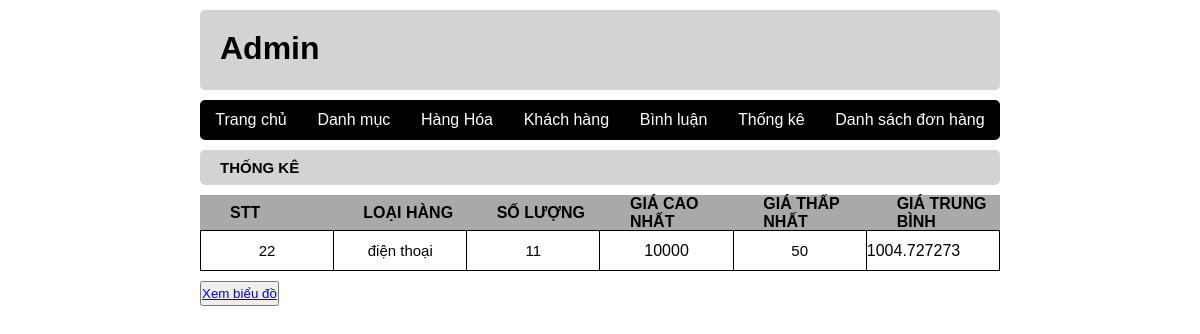
The page /admin/index.php?act=thongke on the database its author committed.
### tables this page shows
CREATE TABLE `catalog` (
  `id` int(10) NOT NULL,
  `name` varchar(255) NOT NULL
);

### model/pdo.php (called while the page is built, shortened)
<?php
function pdo_get_connection(){
    $dburl = "mysql:host=localhost;dbname=project;charset=utf8";
    $username = 'root';
    $password = '';
    $conn = new PDO($dburl, $username, $password);
    $conn->setAttribute(PDO::ATTR_ERRMODE, PDO::ERRMODE_EXCEPTION);
    return $conn;
}
function pdo_query($sql){
    $sql_args = array_slice(func_get_args(), 1);
    try{
        $conn = pdo_get_connection();
        $stmt = $conn->prepare($sql);
        $stmt->execute($sql_args);
        $rows = $stmt->fetchAll();
        return $rows;
    }
    catch(PDOException $e){
        throw $e;
    }
    finally{
        unset($conn);
    }
}

### model/cart.php (called while the page is built, shortened)
  <?php
function loadall_thongke(){
  $sql = "SELECT catalog.id as iddm,catalog.name as tendm,count(product.id) as soluong,max(product.price) as maxprice,min(product.price) as minprice,avg(product.price) as tbprice FROM product left join catalog on catalog.id=product.idcatalog";
  $sql.= " ORDER BY catalog.id DESC";
  return pdo_query($sql);
}
  ?>

### admin/thongke/list.php (the view)
<div class="listcatalog">
    <h3 class="look">THỐNG KÊ</h3>
    <table>
        <div class="nametable">
            <p>STT</p>
            <p>LOẠI HÀNG</p>
            <p>SỐ LƯỢNG</p>
            <p>GIÁ CAO NHẤT</p>
            <p>GIÁ THẤP NHẤT</p>
            <p>GIÁ TRUNG BÌNH</p>
        </div>
        <?php
            foreach ($listthongke as $thongke) {
                extract($thongke);
                echo '
                    <tr class="infotable">
                        <td class="id">'.$iddm.'</td>
                        <td class="name">'.$tendm.'</td>
                        <td class="name">'.$soluong.'</td>
                        <td class="hinh">'.$maxprice.'</td>
                        <td class="name">'.$minprice.'</td>
                        <td class="control">'.$tbprice.'</td>
                    </tr>
                ';
            }
        ?>
    </table>
    <button><a href="index.php?act=bieudo">Xem biểu đồ</a></button>
</div>

### view/css/style.css (style rules this page uses)
* { padding: 0; margin: 0; box-sizing: border-box; font-family: Arial, sans-serif; }
body { height: 100vh; display: flex; flex-direction: column; align-items: center; }
.look { width: 800px; height: 35px; margin: 10px 0; border-radius: 5px; background-color: #D3D3D3; font-size: 15px; }
h3 { line-height: 35px; padding-left: 20px; }
.nametable { width: 800px; height: 35px; display: flex; align-items: center; justify-content: space-around; background-color: #A9A9A9; font-weight: 600; margin-top:10px; }
.nametable p { width: 15%; margin-left: 30px; }
table { border-collapse: collapse; width: 800px; }
.infotable td { border: solid #000 1px; height: 40px; width: 15%; word-wrap: break-word; }
.id,.name { font-size: 15px; text-align: center; }
.hinh { max-width: 100px; text-align: center; }
button { height: 25px; margin: 10px 0; }

### rows shown on the page
catalog: id "22", name "điện thoại", soluong "11", maxprice "10000", minprice "50", tbprice "1004.727273"
